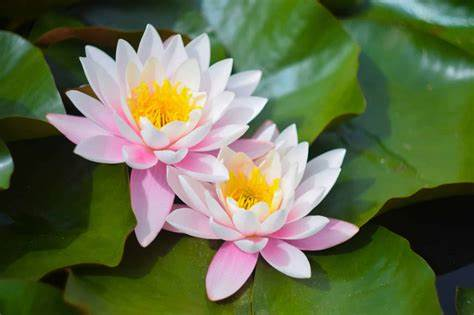
#> input picture OIP.jpeg, 474 x 315 px
$ python passaBaixa.py
#> lines starting #> are read from the running program, lines starting #| are printed output that depends on the picture
import cv2
import numpy as np
from tkinter import Tk
from tkinter.filedialog import askopenfilename

def butterworth_lowpass_filter(image, cutoff_frequency):
    rows, cols = image.shape
    crow, ccol = rows // 2, cols // 2

    # Cria um filtro passa-baixa Butterworth
    mask = np.zeros((rows, cols), np.uint8)
    x, y = np.ogrid[:rows, :cols]
    mask_area = (x - crow) ** 2 + (y - ccol) ** 2 <= cutoff_frequency ** 2
    mask[mask_area] = 1

    # Aplica a transformada de Fourier na imagem
    f_image = np.fft.fft2(image)
    fshift = np.fft.fftshift(f_image)

    # Aplica o filtro na frequência
    fshift_filtered = fshift * mask

    # Faz a inversa da transformada de Fourier
    f_image_filtered = np.fft.ifftshift(fshift_filtered)
    image_filtered = np.fft.ifft2(f_image_filtered)
    image_filtered = np.abs(image_filtered)

    return image_filtered


# Abre uma caixa de diálogo para selecionar a imagem
Tk().withdraw()  # Esconde a janela principal do Tkinter
image_path = askopenfilename(title="Selecione uma imagem")
#> the answer given: OIP.jpeg

# Verifica se o usuário selecionou uma imagem
if image_path:
    # Carrega a imagem
    image = cv2.imread(image_path, cv2.IMREAD_GRAYSCALE)
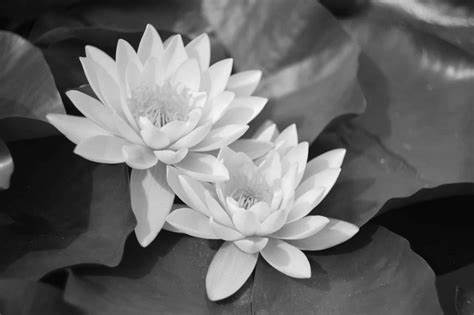
#> image: shape (315, 474); min 0, max 255, mean 102.9

    # Aplica o filtro passa-baixa
    cutoff_frequency = 30
    filtered_image = butterworth_lowpass_filter(image, cutoff_frequency)
#> in butterworth_lowpass_filter, `image_filtered = np.abs(image_filtered)`:
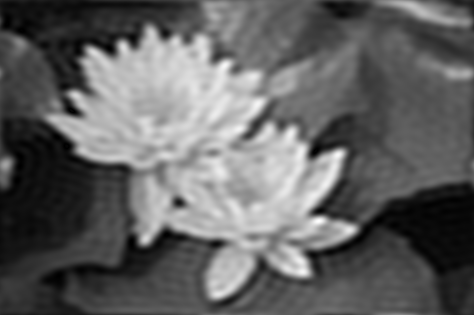
#> image_filtered: shape (315, 474) float64; min 0.000369, max 266.8, mean 102.9; drawn with min black and max white

    # Mostra a imagem original e a imagem filtrada
    cv2.imshow('Original', image)
    cv2.imshow('Filtrada', filtered_image.astype(np.uint8))
    cv2.waitKey(0)
    cv2.destroyAllWindows()
else:
    print("Nenhuma imagem selecionada.")
